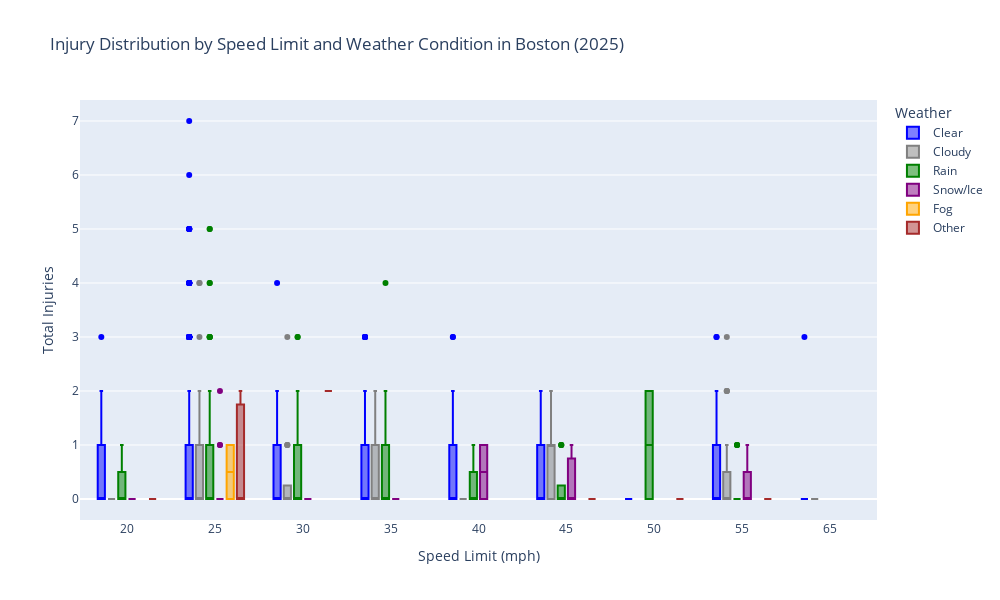

The code cell stored with this chart in its notebook:
### Code cell
"""Interactive box plot - speed limit vs injury count - colored by weather"""

# dropping the nulls/NaNs in the speed limit column
plot_df = df.dropna(subset = ['SPEED_LIMIT']).copy()
valid_speeds = [20, 25, 30, 35, 40, 45, 50, 55, 65]
plot_df = plot_df[plot_df['SPEED_LIMIT'].isin(valid_speeds)]

plot_df['TOTAL_INJURIES'] = plot_df['NUMB_NONFATAL_INJR'] + plot_df['NUMB_FATAL_INJR']

# so we have even spacing on the x axis
plot_df['SPEED_LIMIT'] = plot_df['SPEED_LIMIT'].astype(int).astype(str)

fig = px.box(
    plot_df,
    x = 'SPEED_LIMIT',
    y = 'TOTAL_INJURIES',
    color = 'WEATHER_SIMPLE',
    title = 'Injury Distribution by Speed Limit and Weather Condition in Boston (2025)',
    labels = {
        'SPEED_LIMIT': 'Speed Limit (mph)',
        'TOTAL_INJURIES': 'Total Injuries',
        'WEATHER_SIMPLE': 'Weather'
    },
    category_orders = {
        'SPEED_LIMIT': ['20', '25', '30', '35', '40', '45', '50', '55', '65'],
        'WEATHER_SIMPLE': ['Clear', 'Cloudy', 'Rain', 'Snow/Ice', 'Fog', 'Other']
    },
    color_discrete_map = {
        'Clear': 'blue',
        'Cloudy': 'gray',
        'Rain': 'green',
        'Snow/Ice': 'purple',
        'Fog': 'orange',
        'Other': 'brown'
    }
)

fig.update_layout(
    width = 1000,
    height = 600
)

fig.show()

### Figure 1 — Plotly figure (JSON) as saved in the notebook; plotly's stock layout.template omitted (floating-point values rounded to 4 significant figures; data arrays with more than 128 entries replaced by an {"elided": "..."} marker saying what was removed)
{"data": [{"alignmentgroup": "True", "hovertemplate": "Weather=Clear<br>Speed Limit (mph)=%{x}<br>Total Injuries=%{y}<extra></extra>", "legendgroup": "Clear", "marker": {"color": "blue"}, "name": "Clear", "notched": false, "offsetgroup": "Clear", "orientation": "v", "showlegend": true, "type": "box", "x": {"elided": "1869 str values"}, "x0": " ", "xaxis": "x", "y": {"elided": "1869 int values"}, "y0": " ", "yaxis": "y"}, {"alignmentgroup": "True", "hovertemplate": "Weather=Cloudy<br>Speed Limit (mph)=%{x}<br>Total Injuries=%{y}<extra></extra>", "legendgroup": "Cloudy", "marker": {"color": "gray"}, "name": "Cloudy", "notched": false, "offsetgroup": "Cloudy", "orientation": "v", "showlegend": true, "type": "box", "x": {"elided": "176 str values"}, "x0": " ", "xaxis": "x", "y": {"elided": "176 int values"}, "y0": " ", "yaxis": "y"}, {"alignmentgroup": "True", "hovertemplate": "Weather=Rain<br>Speed Limit (mph)=%{x}<br>Total Injuries=%{y}<extra></extra>", "legendgroup": "Rain", "marker": {"color": "green"}, "name": "Rain", "notched": false, "offsetgroup": "Rain", "orientation": "v", "showlegend": true, "type": "box", "x": {"elided": "239 str values"}, "x0": " ", "xaxis": "x", "y": {"elided": "239 int values"}, "y0": " ", "yaxis": "y"}, {"alignmentgroup": "True", "hovertemplate": "Weather=Snow/Ice<br>Speed Limit (mph)=%{x}<br>Total Injuries=%{y}<extra></extra>", "legendgroup": "Snow/Ice", "marker": {"color": "purple"}, "name": "Snow/Ice", "notched": false, "offsetgroup": "Snow/Ice", "orientation": "v", "showlegend": true, "type": "box", "x": ["25", "25", "25", "25", "25", "25", "40", "30", "30", "40", "25", "30", "45", "25", "25", "25", "55", "55", "55", "35", "45", "25", "25", "30", "30", "25", "35", "20", "25", "25", "35", "45", "55"], "x0": " ", "xaxis": "x", "y": [1, 0, 0, 0, 1, 0, 0, 0, 0, 1, 0, 0, 0, 0, 2, 0, 0, 0, 0, 0, 0, 0, 0, 0, 0, 0, 0, 0, 0, 0, 0, 1, 1], "y0": " ", "yaxis": "y"}, {"alignmentgroup": "True", "hovertemplate": "Weather=Fog<br>Speed Limit (mph)=%{x}<br>Total Injuries=%{y}<extra></extra>", "legendgroup": "Fog", "marker": {"color": "orange"}, "name": "Fog", "notched": false, "offsetgroup": "Fog", "orientation": "v", "showlegend": true, "type": "box", "x": ["25", "25"], "x0": " ", "xaxis": "x", "y": [0, 1], "y0": " ", "yaxis": "y"}, {"alignmentgroup": "True", "hovertemplate": "Weather=Other<br>Speed Limit (mph)=%{x}<br>Total Injuries=%{y}<extra></extra>", "legendgroup": "Other", "marker": {"color": "brown"}, "name": "Other", "notched": false, "offsetgroup": "Other", "orientation": "v", "showlegend": true, "type": "box", "x": ["25", "30", "25", "25", "25", "50", "45", "25", "55", "20", "25", "25"], "x0": " ", "xaxis": "x", "y": [0, 2, 2, 2, 1, 0, 0, 0, 0, 0, 0, 0], "y0": " ", "yaxis": "y"}], "layout": {"boxmode": "group", "height": 600, "legend": {"title": {"text": "Weather"}, "tracegroupgap": 0}, "title": {"text": "Injury Distribution by Speed Limit and Weather Condition in Boston (2025)"}, "width": 1000, "xaxis": {"anchor": "y", "categoryarray": ["20", "25", "30", "35", "40", "45", "50", "55", "65"], "categoryorder": "array", "domain": [0, 1], "title": {"text": "Speed Limit (mph)"}}, "yaxis": {"anchor": "x", "domain": [0, 1], "title": {"text": "Total Injuries"}}}}
